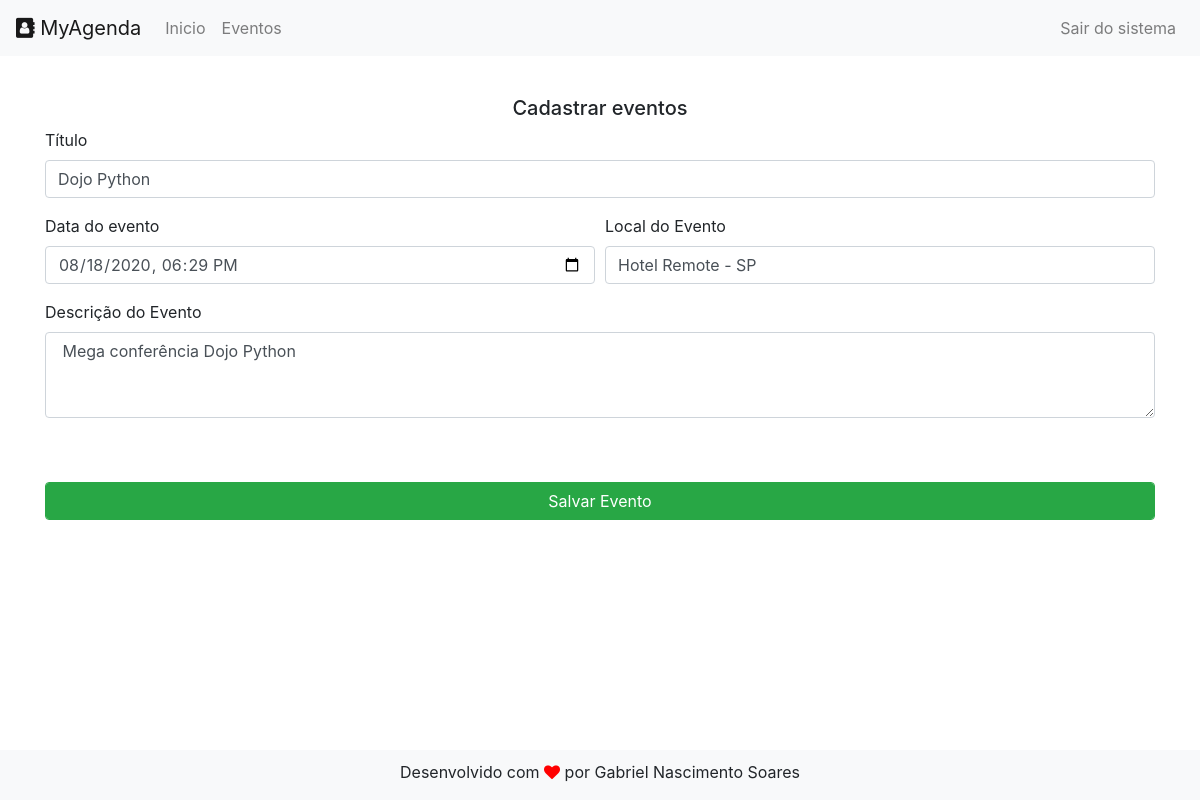
The app's page /agenda/evento/?id=4 (signed in) with its own data.
### core/models.py (models this page shows, shortened)
class Evento(models.Model):
    titulo = models.CharField(max_length=100, verbose_name='Título do Evento')
    descricao = models.TextField(blank=True, null=True)
    local = models.CharField(max_length=100, verbose_name='Local do Evento')
    data_evento = models.DateTimeField(verbose_name='Data do evento')
    data_criacao = models.DateTimeField(auto_now=True, verbose_name='Data da Criação')
    usuario = models.ForeignKey(User, on_delete=models.CASCADE)
    class Meta:
        db_table = 'evento'  # nome personalizado para tabela
    def get_data_input_evento(self):
        return self.data_evento.strftime('%Y-%m-%dT%H:%M')

### core/views.py (the view)
# urls.py: path('agenda/evento/', views.evento),
@login_required(login_url='/login/')
def evento(request):
    id_evento = request.GET.get('id')
    dados = {}
    if id_evento:
        dados['evento'] = Evento.objects.get(id=id_evento)
    return render(request, 'evento.html', dados)

### templates/evento.html (shortened to what this page needs)
{% load static %}
<!DOCTYPE html>
<html lang="en">
<head>
    <link href="//maxcdn.bootstrapcdn.com/bootstrap/4.1.1/css/bootstrap.min.css" rel="stylesheet" id="bootstrap-css">
</head>
<body>
    {% include "header.html" %}
    {%block content %}
    <div class="container"> <br><br><br><br>
        <h5 class="text-center"> Cadastrar eventos </h5>
      <form action="submit" method="POST" id="formulario"> {% csrf_token %}
        <div class="form-group">
          <label>Título</label>
          <input type="text" name="titulo" class="form-control" value="{{ evento.titulo }}" id="titulo" placeholder="Título do evento">
        </div>
        <div class="form-row">
          <div class="form-group col-md-6">
            <label>Data do evento </label>
            <input type="datetime-local" value={{ evento.get_data_input_evento }} name="data-evento" class="form-control">
          </div>
          <div class="form-group col-md-6">
            <label>Local do Evento </label>
            <input type="text" class="form-control" value="{{ evento.local }}" name="local-evento" id="local-evento" placeholder="Local do evento">
          </div>
        </div>
        <div class="form-group">
          <label>Descrição do Evento </label>
          <textarea class="form-control"  name="descricao" id="descricao" rows="3"> {{ evento.descricao }} </textarea>
        </div>
        <br><br>
        <button type="submit" id="btnEnviar" class="btn btn-success form-control">Salvar Evento</button>
      </form>
    </div>
     {% endblock %}
     <br><br><br><br>
     <div class="text-center">
     {% include "footer.html" %}
    </div>
</body>
</html>

### records on screen
Evento: titulo "Dojo Python", data-evento "08/18/2020 18:29", local-evento "Hotel Remote - SP", descricao "Mega conferência Dojo Python"
